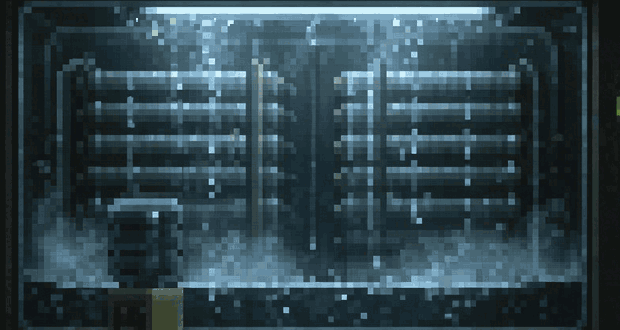
#> input picture docs/issue-references/condenser-100/condenser-detail.gif, 620 x 330 px
$ python derive_layers.py
#> lines starting #> are read from the running program, lines starting #| are printed output that depends on the picture; after the words box and inside, x2 and y2 are one past the last pixel; in counts of white or black regions, pixels touching at a corner belong together
#!/usr/bin/env python3
"""Re-derive layers/*.png from condenser-detail.gif.

Documents the derivation described in README.md. Requires Pillow + numpy.
Run from this directory:  python3 derive_layers.py
Every constant below is either measured (see README "The native grid") or an
explicitly reconstructed choice (see README "What is solid and what is not").
"""
import numpy as np, os, json
from PIL import Image

HERE = os.path.dirname(os.path.abspath(__file__))
LAY = os.path.join(HERE, 'layers')
os.makedirs(LAY, exist_ok=True)

_gif = Image.open(os.path.join(HERE, 'condenser-detail.gif'))
#> _gif is the input picture: PIL image 620x330 P; mean R, G, B 48.3, 68.9, 77.1
_fr = []
for i in range(_gif.n_frames):
    _gif.seek(i); _fr.append(np.array(_gif.convert('RGB')).astype(np.float32))
#> _gif: PIL image 620x330 RGB
F = np.stack(_fr)
# --- measured grid (README: "The native grid") ---
CELL = 6          # measured block size of the animated overlay
OX, OY = 2, 0     # detail-px origin of the grid-aligned overlay canvas
NW, NH = 103, 55  # native canvas, cells

MED=np.median(F,axis=0)
TSTD=F.std(axis=0).sum(axis=2)

def nat(img,agg=np.median):
    s=img[OY:OY+NH*CELL, OX:OX+NW*CELL]
    if s.ndim==3: return agg(s.reshape(NH,CELL,NW,CELL,3),axis=(1,3))
    return agg(s.reshape(NH,CELL,NW,CELL),axis=(1,3))

PLATE=nat(MED)                       # 55x103x3 static native plate
STD  =nat(TSTD, np.mean)             # 55x103 temporal activity

WIN =dict(x0=4,x1=97,y0=3,y1=54)
RES =dict(x0=4,x1=97,y0=48,y1=54)
COOL=dict(x0=17,x1=31,y0=32,y1=55)
OCC =(19,30)
MISTB=(28,48)

X,Y=np.meshgrid(np.arange(NW),np.arange(NH))
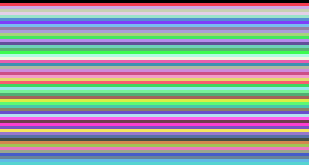
#> Y: shape (55, 103) int64 (shown 3 times larger); 55 distinct labels, from 0 to 54; one colour per label, 0 black
inwin =(X>=WIN['x0'])&(X<WIN['x1'])&(Y>=WIN['y0'])&(Y<WIN['y1'])
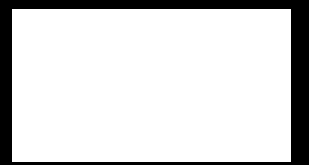
#> inwin: shape (55, 103) bool (shown 3 times larger); 83.7% white; 1 black region, box (x1, y1, x2, y2) and area: (0, 0, 103, 55) 922
inres =(X>=RES['x0'])&(X<RES['x1'])&(Y>=RES['y0'])&(Y<RES['y1'])
#> inres: shape (55, 103) bool; 9.8% white; 1 white region, box (x1, y1, x2, y2) and area: (4, 48, 97, 54) 558
incool=(X>=COOL['x0'])&(X<COOL['x1'])&(Y>=COOL['y0'])&(Y<COOL['y1'])
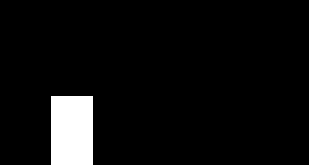
#> incool: shape (55, 103) bool (shown 3 times larger); 5.7% white; 1 white region, box (x1, y1, x2, y2) and area: (17, 32, 31, 55) 322

# ---------- mist: unmix a light haze from the plate over the mist band ----------
MIST_RGB=np.array([173.,202.,198.])          # measured drop-head / haze highlight tone
#> MIST_RGB = [173, 202, 198]
lum=PLATE.mean(axis=2)
band=np.zeros((NH,NW),bool); band[MISTB[0]:MISTB[1],:]=True
#> after `band = np.zeros((NH, NW), bool)`: band: shape (55, 103) bool; every value is 0
#> after `band[MISTB[0]:MISTB[1], :] = True`: band: shape (55, 103) bool; 36.4% white; 1 white region, box (x1, y1, x2, y2) and area: (0, 28, 103, 48) 2060
band&=inwin
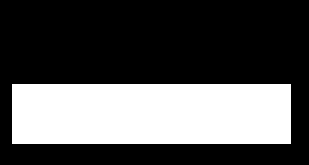
#> band: shape (55, 103) bool (shown 3 times larger); 32.8% white; 1 white region, box (x1, y1, x2, y2) and area: (4, 28, 97, 48) 1860
floor=np.percentile(lum[band],8)
#> floor = 26.67
lift=np.clip((lum-floor)/(np.percentile(lum[band],98)-floor),0,1)
act =np.clip(STD/np.percentile(STD[band],95),0,1)
alpha=np.where(band, np.clip(0.55*lift+0.45*lift*act,0,0.85), 0.0)
alpha[incool]=0.0
#> alpha: shape (55, 103) float32; min 0, max 0.85, mean 0.0612
mist=np.zeros((NH,NW,4),np.uint8)
#> mist: shape (55, 103, 4); every value is 0
mist[:,:,:3]=MIST_RGB.astype(np.uint8)
mist[:,:,3]=(alpha*255).astype(np.uint8)
# un-mix so interior + mist == plate
a=alpha[...,None]
DRY=np.clip((PLATE-MIST_RGB*a)/np.maximum(1-a,1e-3),0,255)

def rgba(mask,src):
    o=np.zeros((NH,NW,4),np.uint8); o[:,:,:3]=src.astype(np.uint8); o[:,:,3]=np.where(mask,255,0)
#> after `o[:, :, 3] = np.where(mask, 255, 0)`: mask: shape (55, 103) bool; 16.3% white; 1 white region, box (x1, y1, x2, y2) and area: (0, 0, 103, 55) 922
    return Image.fromarray(o)

rgba(~inwin,PLATE).save(f'{LAY}/frame_foreground.png')
rgba(incool&inwin,PLATE).save(f'{LAY}/cooler_foreground.png')
#> in rgba (call 2), `o[:, :, 3] = np.where(mask, 255, 0)`: mask: shape (55, 103) bool; 5.4% white; 1 white region, box (x1, y1, x2, y2) and area: (17, 32, 31, 54) 308
rgba(inwin&~inres&~incool,DRY).save(f'{LAY}/machine_interior.png')
#> in rgba (call 3), `o[:, :, 3] = np.where(mask, 255, 0)`: mask: shape (55, 103) bool; 69.9% white; 1 black region, box (x1, y1, x2, y2) and area: (0, 0, 103, 55) 1704
Image.fromarray(mist).save(f'{LAY}/mist.png')

m=np.zeros((NH,NW,4),np.uint8); m[inres]=[255,255,255,255]
#> after `m[inres] = [255, 255, 255, 255]`: m: shape (55, 103, 4); mean of channels 0, 1, 2, 3 25.1, 25.1, 25.1, 25.1
Image.fromarray(m).save(f'{LAY}/reservoir_mask.png')

res=PLATE.copy()
for x in range(*OCC):
    src=min(OCC[1]+(OCC[1]-1-x), WIN['x1']-1)
    res[RES['y0']:RES['y1'],x]=PLATE[RES['y0']:RES['y1'],src]
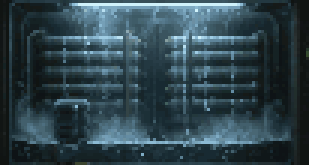
#> res: shape (55, 103, 3) float32 (shown 3 times larger); mean of channels 0, 1, 2 47.3, 68, 76.4; drawn as R, G, B
rgba(inres,res).save(f'{LAY}/reservoir_static.png')
#> in rgba (call 4), `o[:, :, 3] = np.where(mask, 255, 0)`:
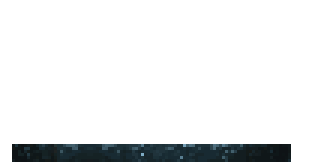
#> o: shape (55, 103, 4) (shown 3 times larger); mean of channels 0, 1, 2, 3 47.3, 67.9, 76.3, 25.1; transparent parts drawn white

# reflection: coil band above the water, flipped, pulled toward deep water
rh=RES['y1']-RES['y0']; rw=RES['x1']-RES['x0']
b=PLATE[18:18+rh, RES['x0']:RES['x1']][::-1]
b=b*0.80+np.array([23,45,54])*0.20
r=np.zeros((rh,rw,4),np.uint8); r[:,:,:3]=np.clip(b,0,255).astype(np.uint8); r[:,:,3]=255
Image.fromarray(r).save(f'{LAY}/reflection.png')

# drop: 1x5 native, extracted ramp from the reference trail
trail=[(82,117,135,170),(82,117,135,205),(82,117,135,215),(127,171,195,235),(173,202,198,255)]
d=np.zeros((5,1,4),np.uint8)
#> d = [[0, 0, 0, 0], [0, 0, 0, 0], [0, 0, 0, 0], [0, 0, 0, 0], [0, 0, 0, 0]]
for i,(rr,gg,bb,aa) in enumerate(trail): d[i,0]=[rr,gg,bb,aa]
#> after the loop, d = [[82, 117, 135, 170], [82, 117, 135, 205], [82, 117, 135, 215], [127, 171, 195, 235], [173, 202, 198, 255]]
Image.fromarray(d).save(f'{LAY}/drop.png')

# palette
q=Image.fromarray(PLATE.astype(np.uint8)).quantize(colors=12,method=Image.MEDIANCUT)
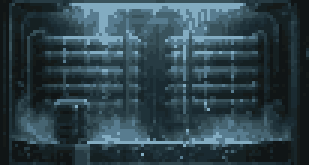
#> q: PIL image 103x55 P (shown 3 times larger); mean R, G, B 46.7, 67, 75.1
pal=np.array(q.getpalette()[:36]).reshape(12,3); cnt=np.bincount(np.array(q).ravel(),minlength=12)
#> after `pal = np.array(q.getpalette()[:36]).reshape(12, 3)`: pal = [[131, 172, 193], [88, 124, 143], [70, 100, 113], [57, 82, 91], [49, 71, 78], [39, 59, 67], [31, 50, 57], [26, 42, 49], [24, 37, 41], [21, 32, 34], [21, 26, 25], [16, 21, 22]]
#> after `cnt = np.bincount(np.array(q).ravel(), minlength=12)`: cnt = [363, 480, 528, 530, 406, 594, 598, 401, 436, 504, 230, 595]
order=np.argsort(-cnt)
#> order = [6, 11, 5, 3, 2, 9, 1, 8, 4, 7, 0, 10]
palette=[(f'#{pal[i][0]:02X}{pal[i][1]:02X}{pal[i][2]:02X}', round(100*cnt[i]/cnt.sum(),1)) for i in order]
#> palette = [('#1F3239', 10.6), ('#101516', 10.5), ('#273B43', 10.5), ('#39525B', 9.4), ('#466471', 9.3), ('#152022', 8.9), ('#587C8F', 8.5), ('#182529', 7.7), ('#31474E', 7.2), ('#1A2A31', 7.1), ('#83ACC1', 6.4), ('#151A19', 4.1)]

# water-specific colours from the reservoir band
wat=PLATE[RES['y0']:RES['y1'], 35:95].reshape(-1,3)
#> wat = 360 rows, first 8: [66, 95, 108], [63.5, 92.5, 104.5], [62, 89.5, 101.5], [45, 68, 79], [28, 48, 55], [28, 48, 55], [28, 48, 55], [32, 51, 59]
deep=np.percentile(wat,10,axis=0); body=np.median(wat,axis=0); hi=np.percentile(wat,97,axis=0)
#> after `deep = np.percentile(wat, 10, axis=0)`: deep = [15, 23, 25]
#> after `body = np.median(wat, axis=0)`: body = [24, 42, 50]
#> after `hi = np.percentile(wat, 97, axis=0)`: hi = [66, 95, 108]
surf=np.median(PLATE[47, 35:95],axis=0)
#> surf = [122, 165, 187]
def hx(c): return '#%02X%02X%02X'%tuple(np.clip(c,0,255).astype(int))
info=dict(palette=palette, deep=hx(deep), body=hx(body), surface=hx(surf), highlight=hx(hi))
#> info = 5 items
print(json.dumps(info,indent=1))
#> (printed output is left out)
pass
print("layers ->",sorted(os.listdir(LAY)))
